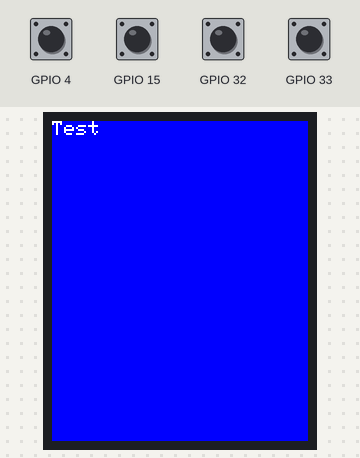
The sketch below on a simulated ESP32. Parts: 128×160 colour display. The inputs (shaded band) are chosen by the test bench; at power-on: GPIO 4, GPIO 15, GPIO 32, GPIO 33 HIGH.

Above: at 0.7 s.
At 2.7 s:
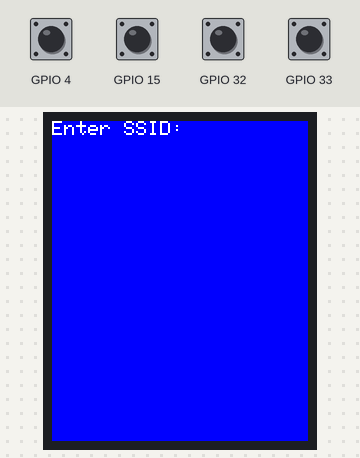
7.3 s: GPIO 15 pulled LOW for 1 s
At 9.0 s:
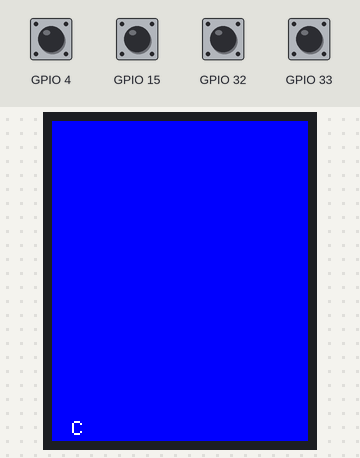
9.8 s: GPIO 4 pulled LOW for 1 s
At 11.7 s:
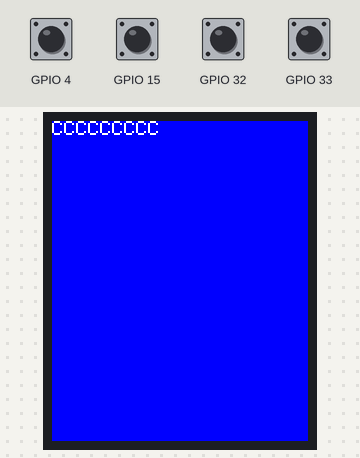
12.3 s: GPIO 33 pulled LOW for 0.15 s
At 13.6 s:
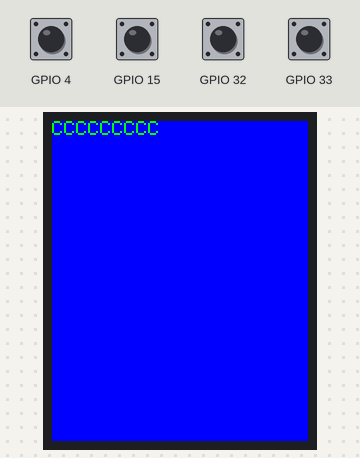
15.4 s: GPIO 4 driven LOW and GPIO 15 driven LOW
18.4 s: GPIO 4 driven HIGH
21.2 s: GPIO 4 driven LOW
At 21.82 s:
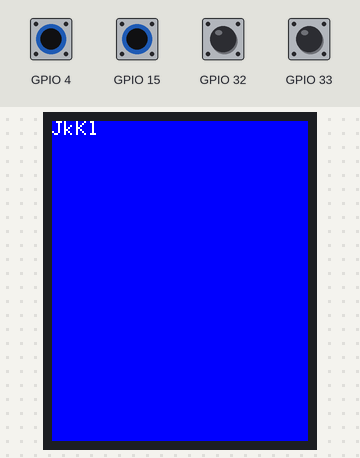
Timing chart, 0 to 24.2 s (numbered marks = the images above; inputs shaded):
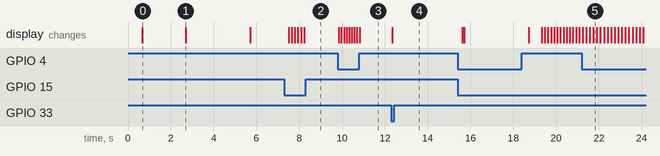

The sketch:

ESP32DUALCORETESTCORE.ino
```cpp
#include <Adafruit_GFX.h>     // Core graphics library
#include <Adafruit_ST7735.h>  // Hardware-specific library for ST7735
#include <Adafruit_ST7789.h>  // Hardware-specific library for ST7789
#include <SPI.h>
#include <WiFi.h>
#include "time.h"
#define TFT_DC 12    //A0
#define TFT_CS 13    //CS
#define TFT_MOSI 14  //SDA
#define TFT_CLK 27   //SCK
#define TFT_RST 0
#define TFT_MISO 0
String ssid     = "";
String password = "";

Adafruit_ST7735 tft = Adafruit_ST7735(TFT_CS, TFT_DC, TFT_MOSI, TFT_CLK, TFT_RST);
float p = 3.1415926;
int count = 0;
int newcount;
String addr;
String tot;
String oup;
const char* ntpServer = "pool.ntp.org";
const long  gmtOffset_sec = 3600;
const int   daylightOffset_sec = 3600;
void setup() {
  oup = "";
  Serial.begin(115200);
  tft.initR(INITR_BLACKTAB);
  tft.fillScreen(ST77XX_BLUE);
  delay(500);
  tft.setCursor(0, 0);
  tft.setTextColor(ST7735_WHITE);
  tft.println("Test");
  delay(2000);
  tft.fillScreen(ST77XX_BLUE);
  tft.setCursor(0,0);
  tft.println("Enter SSID:");
  delay(3000);
  tft.fillScreen(ST77XX_BLUE);
  tft.setCursor(10, 150);
  delay(500);
  keyboard();
  delay(10);
  ssid=oup;
  oup = "";
  tot ="";
  delay(50);
  tft.fillScreen(ST77XX_BLUE);
  tft.setCursor(0,0);
  tft.println("Enter Password:");
  delay(3000);
  tft.fillScreen(ST77XX_BLUE);
  tft.setCursor(10, 150);
  delay(500);
  oup = "";
  tot="";
  delay(50);
  keyboard();
  delay(10);
  password = oup;
  oup = "";
  tft.fillScreen(ST77XX_BLUE);
  tft.setCursor(0,0);
  tft.print(ssid);
  tft.println();
  tft.print(password);
  delay(3000);
  tft.fillScreen(ST77XX_BLUE);
  tft.setCursor(0,0);
  initWiFi();
  delay(3000);
  tft.fillScreen(ST77XX_BLUE);
  tft.setCursor(0,0);
  tft.println("Connecting to "+ ssid);
  WiFi.begin(ssid, password);
  while (WiFi.status() != WL_CONNECTED) {
      delay(500);
      tft.print(".");
  }
  tft.println("CONNECTED");
  delay(1000);
  tft.fillScreen(ST77XX_BLUE);
  tft.setCursor(0,0);
  configTime(gmtOffset_sec, daylightOffset_sec, ntpServer);
  printLocalTime();
  delay(5000);
}
void keyboard() {
  for (int i = 1; i <= 128000; i++) {
    if (touchRead(15) <= 22) {
      newcount = count + 1;
      if (newcount != count) {
        delay(15);
        switch (newcount) {
          case 1:
            break;
          case 2:
            addr = "a";
            break;
          case 3:
            addr = "A";
            break;
          case 4:
            addr = "b";
            break;
          case 5:
            addr = "B";
            break;
          case 6:
            addr = "c";
            break;
          case 7:
            addr = "C";
            break;
          case 8:
            addr = "d";
            break;
          case 9:
            addr = "D";
            break;
          case 10:
            addr = "e";
            break;
          case 11:
            addr = "E";
            break;
          case 12:
            addr = "f";
            break;
          case 13:
            addr = "F";
            break;
          case 14:
            addr = "g";
            break;
          case 15:
            addr = "G";
            break;
          case 16:
            addr = "h";
            break;
          case 17:
            addr = "H";
            break;
          case 18:
            addr = "i";
            break;
          case 19:
            addr = "I";
            break;
          case 20:
            addr = "j";
            break;
          case 21:
            addr = "J";
            break;
          case 22:
            addr = "k";
            break;
          case 23:
            addr = "K";
            break;
          case 24:
            addr = "l";
            break;
          case 25:
            addr = "L";
            break;
          case 26:
            addr = "m";
            break;
          case 27:
            addr = "M";
            break;
          case 28:
            addr = "n";
            break;
          case 29:
            addr = "N";
            break;
          case 30:
            addr = "o";
            break;
          case 31:
            addr = "O";
            break;
          case 32:
            addr = "p";
            break;
          case 33:
            addr = "P";
            break;
          case 34:
            addr = "q";
            break;
          case 35:
            addr = "Q";
            break;
          case 36:
            addr = "r";
            break;
          case 37:
            addr = "R";
            break;
          case 38:
            addr = "s";
            break;
          case 39:
            addr = "S";
            break;
          case 40:
            addr = "t";
            break;
          case 41:
            addr = "T";
            break;
          case 42:
            addr = "u";
            break;
          case 43:
            addr = "U";
            break;
          case 44:
            addr = "v";
            break;
          case 45:
            addr = "V";
            break;
          case 46:
            addr = "w";
            break;
          case 47:
            addr = "W";
            break;
          case 48:
            addr = "x";
            break;
          case 49:
            addr = "X";
            break;
          case 50:
            addr = "y";
            break;
          case 51:
            addr = "Y";
            break;
          case 52:
            addr = "z";
            break;
          case 53:
            addr = "Z";
            break;
          case 54:
            addr = " ";
            break;
          case 55:
            addr = "1";
            break;
          case 56:
            addr = "2";
            break;
          case 57:
            addr = "3";
            break;
          case 58:
            addr = "4";
            break;
          case 59:
            addr = "5";
            break;
          case 60:
            addr = "6";
            break;
          case 61:
            addr = "7";
            break;
          case 62:
            addr = "8";
            break;
          case 63:
            addr = "9";
            break;
          case 64:
            addr = "0";
            break;
          default:
            newcount = 0;
            break;
        }
        count = newcount;
      }
      tft.fillScreen(ST77XX_BLUE);
      tft.setCursor(10, 150);
      delay(10);
      tft.print(addr);
    }
    if (touchRead(4) <= 26) {
      tot += addr;
      tft.fillScreen(ST77XX_BLUE);
      tft.setCursor(0, 0);
      tft.print(tot);
    }
    if (touchRead(32) <= 22) {
      tft.fillScreen(ST77XX_BLUE);
      oup = tot;
      count = 0;
      newcount = 0;
    }
    if (touchRead(33) <= 22) {
      tft.fillScreen(ST77XX_BLUE);
      tft.setTextColor(ST77XX_GREEN);
      oup = tot;
      tft.setCursor(0, 0);
      tft.print(oup);
      delay(800);
      tft.fillScreen(ST77XX_BLUE);
      tft.setCursor(0, 0);
      tft.print(oup);
      delay(800);
      tft.fillScreen(ST77XX_BLUE);
      tft.setCursor(0, 0);
      tft.print(oup);
      delay(800);
      tft.fillScreen(ST77XX_BLUE);
      tft.setCursor(0, 0);
      tft.print(oup);
      delay(800);
      tft.fillScreen(ST77XX_BLUE);
      tft.setCursor(0, 0);
      delay(10);
      tft.setTextColor(ST77XX_WHITE);
      break;
    }
    delay(100);
  }
}
void initWiFi() {
  WiFi.mode(WIFI_STA);
  WiFi.begin(ssid, password);
  tft.setCursor(0,0);
  tft.print("Connecting to WiFi ..");
  while (WiFi.status() != WL_CONNECTED) {
    tft.print('.');
    delay(1000);
  }
  tft.println(WiFi.localIP());
}
void printLocalTime(){
  for(int x = 1; x<=16000;x++){
  struct tm timeinfo;
  if(!getLocalTime(&timeinfo)){
    tft.fillScreen(ST77XX_BLUE);
    tft.setCursor(0,0);
    tft.println("Failed to obtain time");
    delay(500);
    continue;
  }else{
  tft.fillScreen(ST77XX_BLUE);
  tft.setCursor(0,0);
  tft.println(&timeinfo, "%A, %B %d %Y %H:%M:%S");
  delay(500);
  break;
  }
  }
}
void loop() {
}
```

Measured:
- after the input at 7.3 s, the display: first changes after 0.20 s (image 2 shows a later state)
- after the input at 9.8 s, the display: first changes after 0.05 s (image 3 shows a later state)
- after the input at 12.3 s, the display: changes at once (image 4)
- after the input at 21.2 s, the display: first changes at once (image 5 shows a later state)
- what the display in image 0 shows lasts 2.0 s, from 0.7 s to 2.7 s
- what the display in image 1 shows lasts 3.0 s, from 2.7 s to 5.7 s
